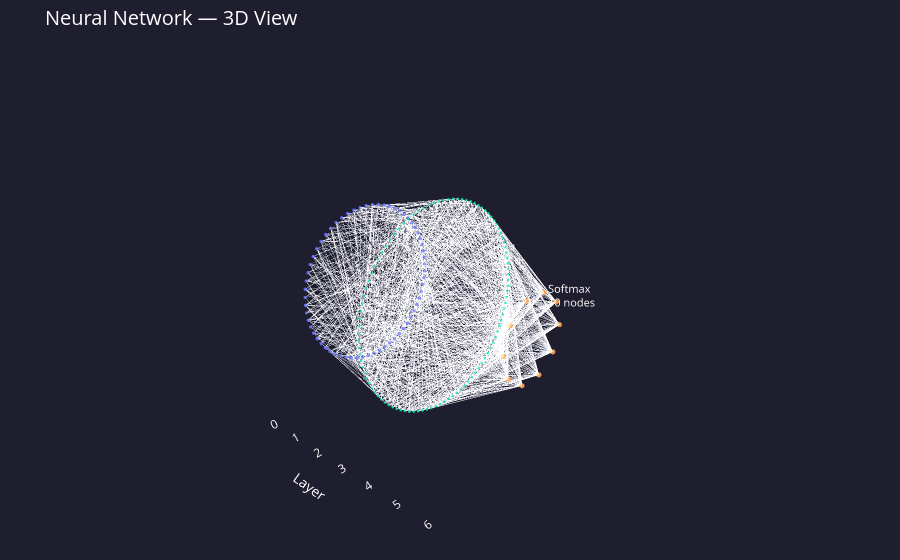
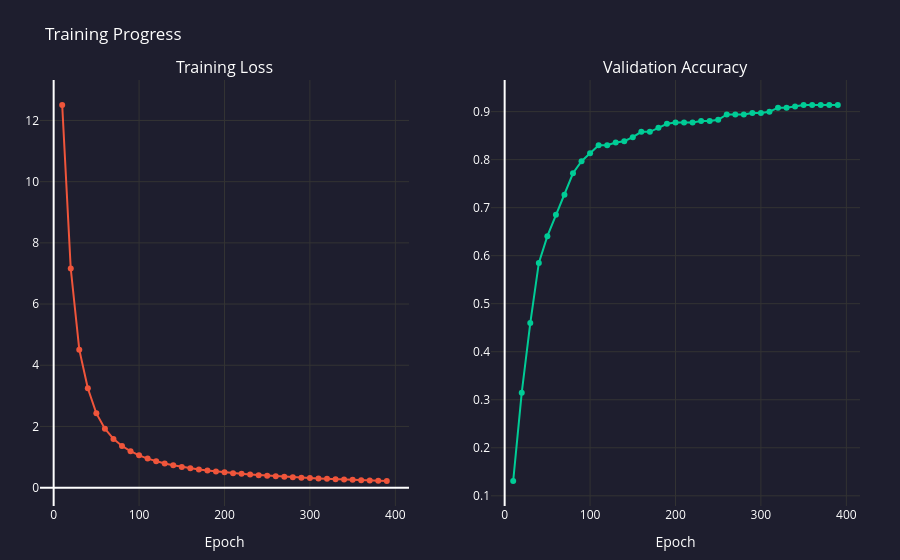

Notebook code for these charts, in order:
### Markdown cell above
---
## 3b. Wizualizacje interaktywne

Poniższe wykresy otwierają się w przeglądarce:
- **Architektura 3D** – obracaj myszą, przewijaj aby przybliżyć.
- **Postęp trenowania** – najedź kursorem na punkt aby zobaczyć dokładne wartości.

### Code cell
from Code.Visualization.network_visualization import show_architecture_3d, show_training_progress

# 'best' is set by the Bayesian optimisation cell above

# ── 3D architecture of the best experiment ────────────────────────────
best_sizes = best['sizes']
best_acts  = best['act']

print(f"Showing 3D architecture for: {best['name']}")
show_architecture_3d(best_sizes, best_acts)

# ── Animated training progress of the best experiment ─────────────────
print(f"Showing training progress for: {best['name']}")
show_training_progress(best['trainer'].loss_history, best['trainer'].val_acc_history)

### Figure 1 — Plotly figure (JSON) as saved in the notebook; plotly's stock layout.template omitted (floating-point values rounded to 4 significant figures; data arrays with more than 128 entries replaced by an {"elided": "..."} marker saying what was removed)
{"data": [{"hoverinfo": "none", "line": {"color": "rgba(180,180,180,0.12)", "width": 0.8}, "mode": "lines", "name": "connections", "type": "scatter3d", "x": {"elided": "3600 int values"}, "y": {"elided": "3600 float values"}, "z": {"elided": "3600 float values"}}, {"hovertemplate": "%{text}<extra></extra>", "marker": {"color": {"elided": "175 str values"}, "line": {"width": 0}, "opacity": 0.9, "size": {"elided": "175 int values"}}, "mode": "markers", "name": "nodes", "text": {"elided": "175 str values"}, "type": "scatter3d", "x": {"elided": "175 int values"}, "y": {"elided": "175 float values"}, "z": {"elided": "175 float values"}}, {"hoverinfo": "none", "mode": "text", "name": "labels", "text": ["Input<br>64 nodes", "Relu<br>101 nodes", "Softmax<br>10 nodes"], "textfont": {"color": "white", "size": 11}, "type": "scatter3d", "x": [0, 3, 6], "y": [3, 3.615, 1.8], "z": [0, 0, 0]}], "layout": {"font": {"color": "white"}, "margin": {"b": 0, "l": 0, "r": 0, "t": 50}, "paper_bgcolor": "#1e1e2e", "scene": {"bgcolor": "#1e1e2e", "camera": {"eye": {"x": 1.6, "y": -1.8, "z": 1}, "up": {"x": 0, "y": 0, "z": 1}}, "xaxis": {"backgroundcolor": "#1e1e2e", "gridcolor": "#333", "showgrid": false, "title": {"text": "Layer"}, "zeroline": false}, "yaxis": {"backgroundcolor": "#1e1e2e", "gridcolor": "#333", "showgrid": false, "showticklabels": false, "title": {"text": ""}, "zeroline": false}, "zaxis": {"backgroundcolor": "#1e1e2e", "gridcolor": "#333", "showgrid": false, "showticklabels": false, "title": {"text": ""}, "zeroline": false}}, "showlegend": false, "title": {"font": {"color": "white", "size": 20}, "text": "Neural Network — 3D View"}}}

### Figure 2 — Plotly figure (JSON) as saved in the notebook; plotly's stock layout.template omitted (floating-point values rounded to 4 significant figures)
{"data": [{"hovertemplate": "Epoch %{x}<br>Loss: %{y:.4f}<extra></extra>", "line": {"color": "#EF553B", "width": 2}, "marker": {"size": 6}, "mode": "lines+markers", "name": "Loss", "type": "scatter", "x": [10, 20, 30, 40, 50, 60, 70, 80, 90, 100, 110, 120, 130, 140, 150, 160, 170, 180, 190, 200, 210, 220, 230, 240, 250, 260, 270, 280, 290, 300, 310, 320, 330, 340, 350, 360, 370, 380, 390], "xaxis": "x", "y": [12.5, 7.162, 4.509, 3.25, 2.428, 1.925, 1.594, 1.364, 1.19, 1.056, 0.949, 0.8629, 0.7911, 0.7301, 0.6782, 0.6331, 0.5936, 0.5586, 0.5276, 0.4997, 0.4742, 0.4509, 0.4293, 0.4094, 0.3907, 0.3733, 0.357, 0.3416, 0.3272, 0.3137, 0.3009, 0.2889, 0.2775, 0.2666, 0.2562, 0.2463, 0.237, 0.228, 0.2195], "yaxis": "y"}, {"hovertemplate": "Epoch %{x}<br>Accuracy: %{y:.4f}<extra></extra>", "line": {"color": "#00CC96", "width": 2}, "marker": {"size": 6}, "mode": "lines+markers", "name": "Val Accuracy", "type": "scatter", "x": [10, 20, 30, 40, 50, 60, 70, 80, 90, 100, 110, 120, 130, 140, 150, 160, 170, 180, 190, 200, 210, 220, 230, 240, 250, 260, 270, 280, 290, 300, 310, 320, 330, 340, 350, 360, 370, 380, 390], "xaxis": "x2", "y": [0.1309, 0.3148, 0.4596, 0.585, 0.6407, 0.6852, 0.727, 0.7716, 0.7967, 0.8134, 0.8301, 0.8301, 0.8357, 0.8384, 0.8468, 0.8579, 0.8579, 0.8663, 0.8747, 0.8774, 0.8774, 0.8774, 0.8802, 0.8802, 0.883, 0.8942, 0.8942, 0.8942, 0.8969, 0.8969, 0.8997, 0.9081, 0.9081, 0.9109, 0.9136, 0.9136, 0.9136, 0.9136, 0.9136], "yaxis": "y2"}], "layout": {"annotations": [{"font": {"size": 16}, "showarrow": false, "text": "Training Loss", "x": 0.225, "xanchor": "center", "xref": "paper", "y": 1, "yanchor": "bottom", "yref": "paper"}, {"font": {"size": 16}, "showarrow": false, "text": "Validation Accuracy", "x": 0.775, "xanchor": "center", "xref": "paper", "y": 1, "yanchor": "bottom", "yref": "paper"}], "font": {"color": "white"}, "margin": {"b": 40, "l": 40, "r": 40, "t": 80}, "paper_bgcolor": "#1e1e2e", "plot_bgcolor": "#1e1e2e", "showlegend": false, "title": {"text": "Training Progress"}, "xaxis": {"anchor": "y", "domain": [0, 0.45], "gridcolor": "#333", "title": {"text": "Epoch"}}, "xaxis2": {"anchor": "y2", "domain": [0.55, 1], "gridcolor": "#333", "title": {"text": "Epoch"}}, "yaxis": {"anchor": "x", "domain": [0, 1], "gridcolor": "#333"}, "yaxis2": {"anchor": "x2", "domain": [0, 1], "gridcolor": "#333"}}}
